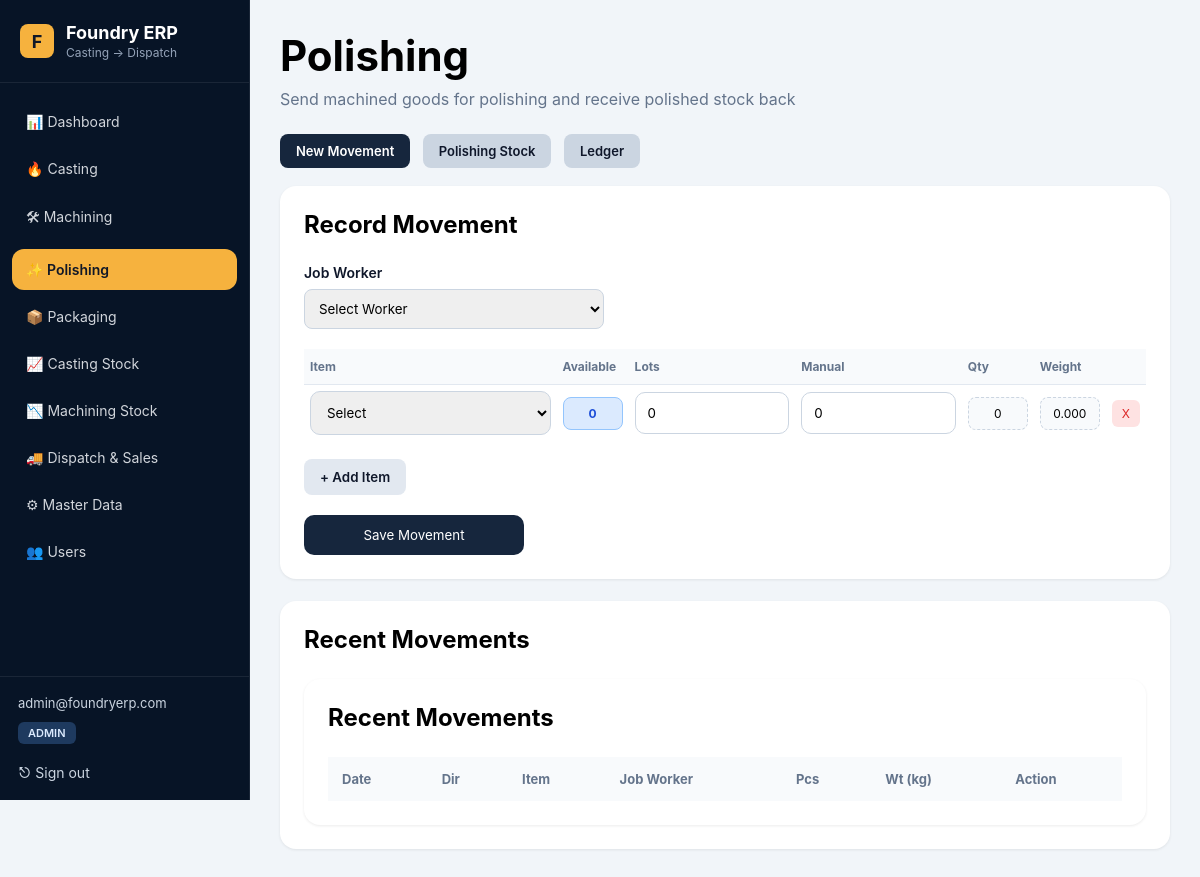
Page /polishing/ on the earlier database version.
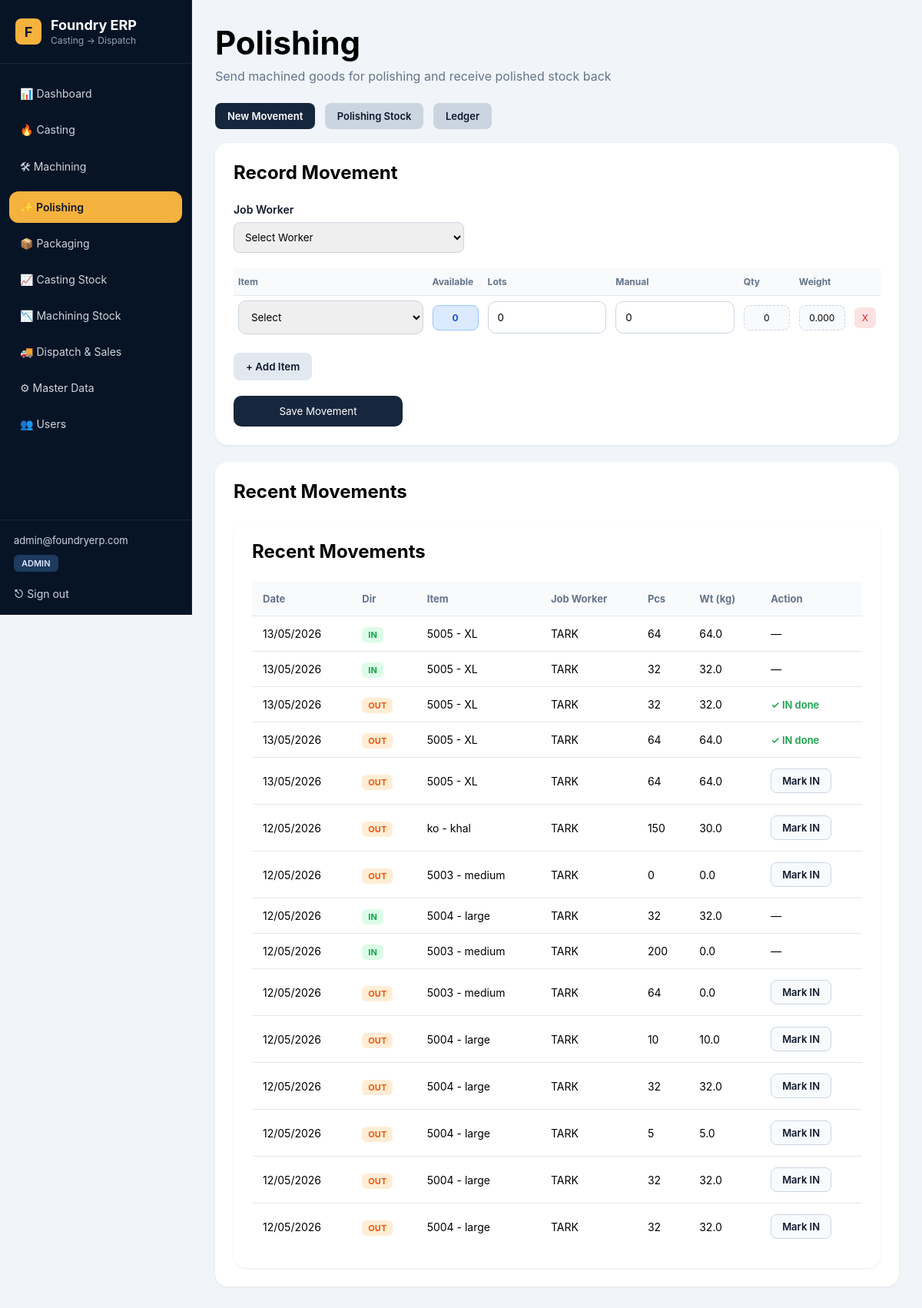
Same page on the later database version.
### inventory/models.py (models this page shows, shortened)
class StockTransaction(models.Model):
    item = models.ForeignKey(
        Item,
        on_delete=models.CASCADE
    )
    transaction_type = models.CharField(
        max_length=50,
        choices=TransactionType.choices
    )
    from_warehouse = models.ForeignKey(
        Warehouse,
        on_delete=models.SET_NULL,
        related_name='from_transactions',
        blank=True,
        null=True
    )
    to_warehouse = models.ForeignKey(
        Warehouse,
        on_delete=models.SET_NULL,
        related_name='to_transactions',
        blank=True,
        null=True
    )
    worker = models.ForeignKey(
        Worker,
        on_delete=models.SET_NULL,
        blank=True,
        null=True
    )
    job_worker = models.ForeignKey(
        JobWorker,
        on_delete=models.SET_NULL,
        blank=True,
        null=True
    )
    client = models.ForeignKey(
        Client,
        on_delete=models.SET_NULL,
        blank=True,
        null=True
    )
    heat_no = models.CharField(
        max_length=50,
        blank=True,
        null=True
    )
    quantity = models.IntegerField(
        default=0
    )
    weight = models.FloatField(
        default=0
    )
    lot_quantity = models.IntegerField(
        default=0
    )
    notes = models.TextField(
        blank=True,
        null=True
    )
    created_at = models.DateTimeField(
        auto_now_add=True
    )

class Item(models.Model):
    CATEGORY_CHOICES = [
        ("BRASS", "Brass"),
        ("MORTAR", "Mortar"),
        ("PESTLE", "Pestle"),
        ("CHOPPING", "Chopping Board"),
        ("OTHER", "Other"),
    ]
    MATERIAL_CHOICES = [
        ("BRASS", "Brass"),
        ("SS", "Stainless Steel"),
        ("CI", "Cast Iron"),
        ("ALUMINIUM", "Aluminium"),
    ]
    client = models.ForeignKey(
        "Client",
        on_delete=models.SET_NULL,
        blank=True,
        null=True
    )
    code = models.CharField(
        max_length=50,
        unique=True
    )
    name = models.CharField(
        max_length=100
    )
    category = models.CharField(
        max_length=50,
        choices=CATEGORY_CHOICES,
        default="OTHER"
    )
    material = models.CharField(
        max_length=50,
        choices=MATERIAL_CHOICES,
        blank=True,
        null=True
    )
    variant = models.CharField(
        max_length=100,
        blank=True,
        null=True
    )
    item_type = models.CharField(
        max_length=100,
        blank=True,
        null=True
    )
    weight_per_piece = models.FloatField(
        default=0
    )
    lot_size = models.IntegerField(
        default=0
    )
    lot_with_box = models.IntegerField(
        default=0
    )
    process = models.CharField(
        max_length=50,
        choices=ProcessType.choices,
        blank=True,
        null=True
    )
    machining_required = models.BooleanField(
        default=True
    )
    polishing_required = models.BooleanField(
        default=True
    )
    packing_required = models.BooleanField(
        default=True
    )
    rate_per_piece = models.FloatField(
        default=0
    )
    notes = models.TextField(
        blank=True,
        null=True
    )
    active = models.BooleanField(
        default=True
    )
    created_at = models.DateTimeField(
        auto_now_add=True
    )
    def __str__(self):
        return f"{self.code} - {self.name}"

class Worker(models.Model):
    name = models.CharField(
        max_length=100
    )
    process = models.CharField(
        max_length=50,
        choices=ProcessType.choices
    )
    phone = models.CharField(
        max_length=20,
        blank=True,
        null=True
    )
    active = models.BooleanField(
        default=True
    )
    created_at = models.DateTimeField(
        auto_now_add=True
    )
    def __str__(self):
        return self.name

### inventory/views.py (the view, shortened to what this page needs)
def polishing_entry(request):
    workers = Worker.objects.all()
    items = Item.objects.all()
    available_data = {}
    for item in items:
        machining_in_qty = StockTransaction.objects.filter(
            item=item,
            transaction_type="machining_in"
        ).aggregate(
            total=Sum("quantity")
        )["total"] or 0
        polishing_out_qty = StockTransaction.objects.filter(
            item=item,
            transaction_type="polishing_out"
        ).aggregate(
            total=Sum("quantity")
        )["total"] or 0
        available_qty = machining_in_qty - polishing_out_qty
        available_data[item.id] = available_qty
    mark_in_id = request.GET.get("mark_in")
    recent = StockTransaction.objects.filter(
        transaction_type__in=[
            "polishing_out",
            "polishing_in"
        ]
    ).order_by("-created_at")[:20]
    completed_ids = []
    for row in recent:
        if row.transaction_type == "polishing_out":
            done = StockTransaction.objects.filter(
                notes=f"IN for OUT #{row.id}"
            ).exists()
            if done:
                completed_ids.append(row.id)
    context = {
        "workers": workers,
        "items": items,
        "recent": recent,
        "available_data": available_data,
        "completed_ids": completed_ids,
    }
    return render(
        request,
        "polishing.html",
        context
    )

### templates/polishing.html (shortened to what the changed rows need)
{% extends "layout/base.html" %}
{% block content %}
<h1 style="font-size:42px;margin-bottom:8px;">
    Polishing
</h1>
<div id="movement-tab">
    <div class="page-grid">
        <div class="card">
            <h2 style="margin-bottom:25px;">
                Record Movement
            </h2>
            <form method="POST">
                <table class="item-table" id="items-table">
                    <tr>
                        <th style="width:30%;">
                            Item
                        </th>
                        <th>
                            Available
                        </th>
                        <th>
                            Lots
                        </th>
                        <th>
                            Manual
                        </th>
                        <th>
                            Qty
                        </th>
                        <th>
                            Weight
                        </th>
                        <th></th>
                    </tr>
                </table>
            </form>
        </div>
        <div class="card">
            <h2 style="margin-bottom:25px;">
                Recent Movements
            </h2>
           <div class="card">
    <h2 style="margin-bottom:25px;">
        Recent Movements
    </h2>
    <table>
        <tr>
            <th>Date</th>
            <th>Dir</th>
            <th>Item</th>
            <th>Job Worker</th>
            <th>Pcs</th>
            <th>Wt (kg)</th>
            <th>Action</th>
        </tr>
        {% for row in recent %}
        <tr>
            <td>
                {{ row.created_at|date:"d/m/Y" }}
            </td>
            <td>
                {% if row.transaction_type == 'polishing_out' %}
                    <span class="dir-out">
                        OUT
                    </span>
                {% else %}
                    <span class="dir-in">
                        IN
                    </span>
                {% endif %}
            </td>
            <td>
                {{ row.item }}
            </td>
            <td>
                {{ row.worker }}
            </td>
            <td>
                {{ row.quantity }}
            </td>
            <td>
                {{ row.weight }}
            </td>
            <td>
                {% if row.transaction_type == "polishing_out" %}
                    {% if row.id in completed_ids %}
                        <span style="
                        color:#16a34a;
                        font-size:13px;
                        font-weight:600;
                        ">
                            ✓ IN done
                        </span>
                    {% else %}
                        <a href="?mark_in={{ row.id }}"
                           style="
                           background:#f8fafc;
                           border:1px solid #cbd5e1;
                           padding:7px 14px;
                           border-radius:8px;
                           text-decoration:none;
                           color:#0f172a;
                           font-size:13px;
                           font-weight:600;
                           display:inline-block;
                           ">
                            Mark IN
                        </a>
                    {% endif %}
                {% else %}
                    —
                {% endif %}
            </td>
        </tr>
        {% endfor %}
    </table>
</div>
{% endblock %}

Differences in the rows shown:
added StockTransaction: created_at "13/05/2026", transaction_type "IN", item "5005 - XL", worker "TARK", quantity "64", weight "64.0"
added StockTransaction: created_at "13/05/2026", transaction_type "IN", item "5005 - XL", worker "TARK", quantity "32", weight "32.0"
added StockTransaction: created_at "13/05/2026", transaction_type "OUT", item "5005 - XL", worker "TARK", quantity "32", weight "32.0"
added StockTransaction: created_at "13/05/2026", transaction_type "OUT", item "5005 - XL", worker "TARK", quantity "64", weight "64.0"
added StockTransaction: created_at "13/05/2026", transaction_type "OUT", item "5005 - XL", worker "TARK", quantity "64", weight "64.0"
added StockTransaction: created_at "12/05/2026", transaction_type "OUT", item "ko - khal", worker "TARK", quantity "150", weight "30.0"
added StockTransaction: created_at "12/05/2026", transaction_type "OUT", item "5003 - medium", worker "TARK", quantity "0", weight "0.0"
added StockTransaction: created_at "12/05/2026", transaction_type "IN", item "5004 - large", worker "TARK", quantity "32", weight "32.0"
added StockTransaction: created_at "12/05/2026", transaction_type "IN", item "5003 - medium", worker "TARK", quantity "200", weight "0.0"
added StockTransaction: created_at "12/05/2026", transaction_type "OUT", item "5003 - medium", worker "TARK", quantity "64", weight "0.0"
added StockTransaction: created_at "12/05/2026", transaction_type "OUT", item "5004 - large", worker "TARK", quantity "10", weight "10.0"
added StockTransaction: created_at "12/05/2026", transaction_type "OUT", item "5004 - large", worker "TARK", quantity "32", weight "32.0"
added StockTransaction: created_at "12/05/2026", transaction_type "OUT", item "5004 - large", worker "TARK", quantity "5", weight "5.0"
added StockTransaction: created_at "12/05/2026", transaction_type "OUT", item "5004 - large", worker "TARK", quantity "32", weight "32.0"
added StockTransaction: created_at "12/05/2026", transaction_type "OUT", item "5004 - large", worker "TARK", quantity "32", weight "32.0"
